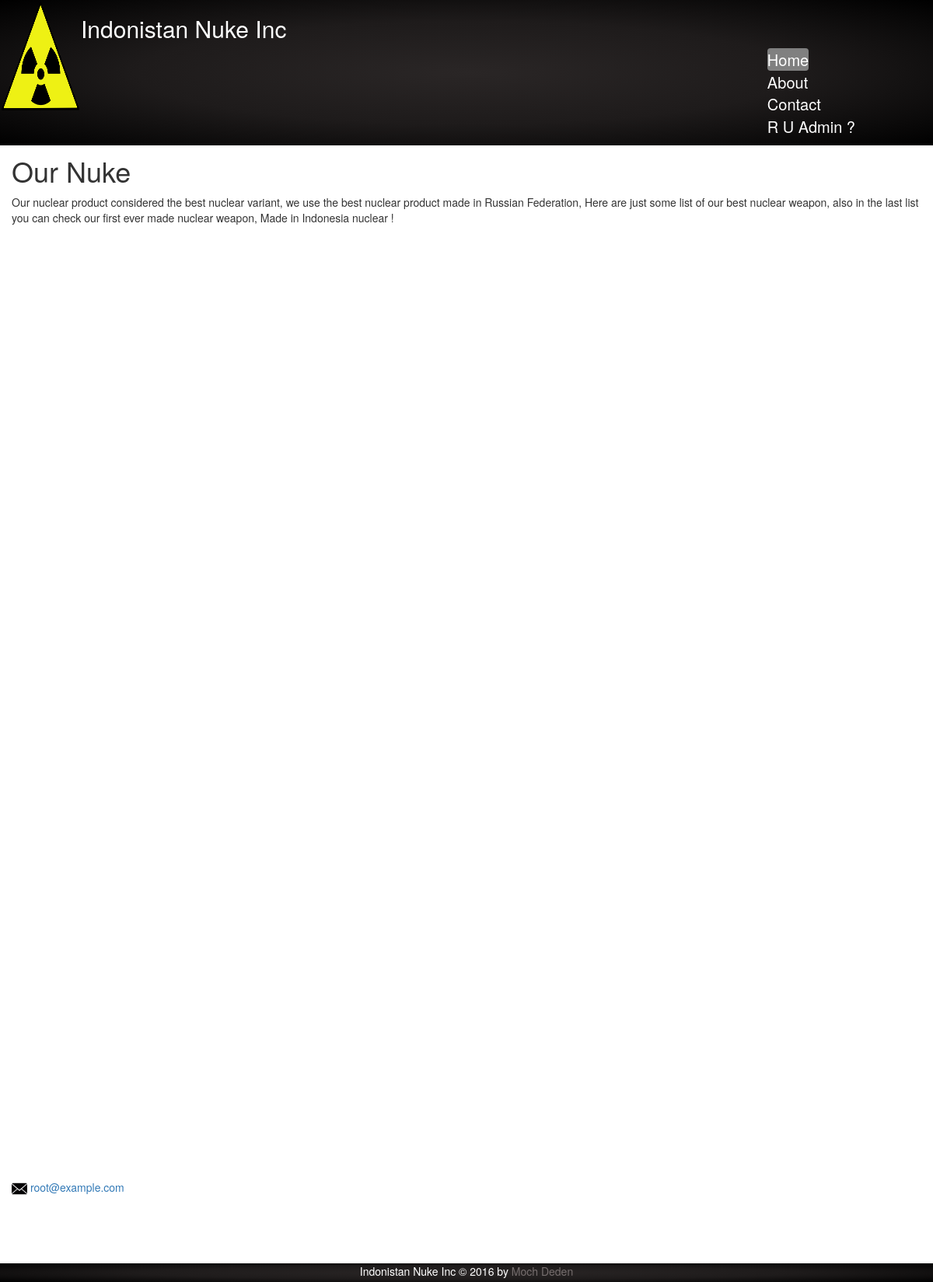
Before: / with the older database file.
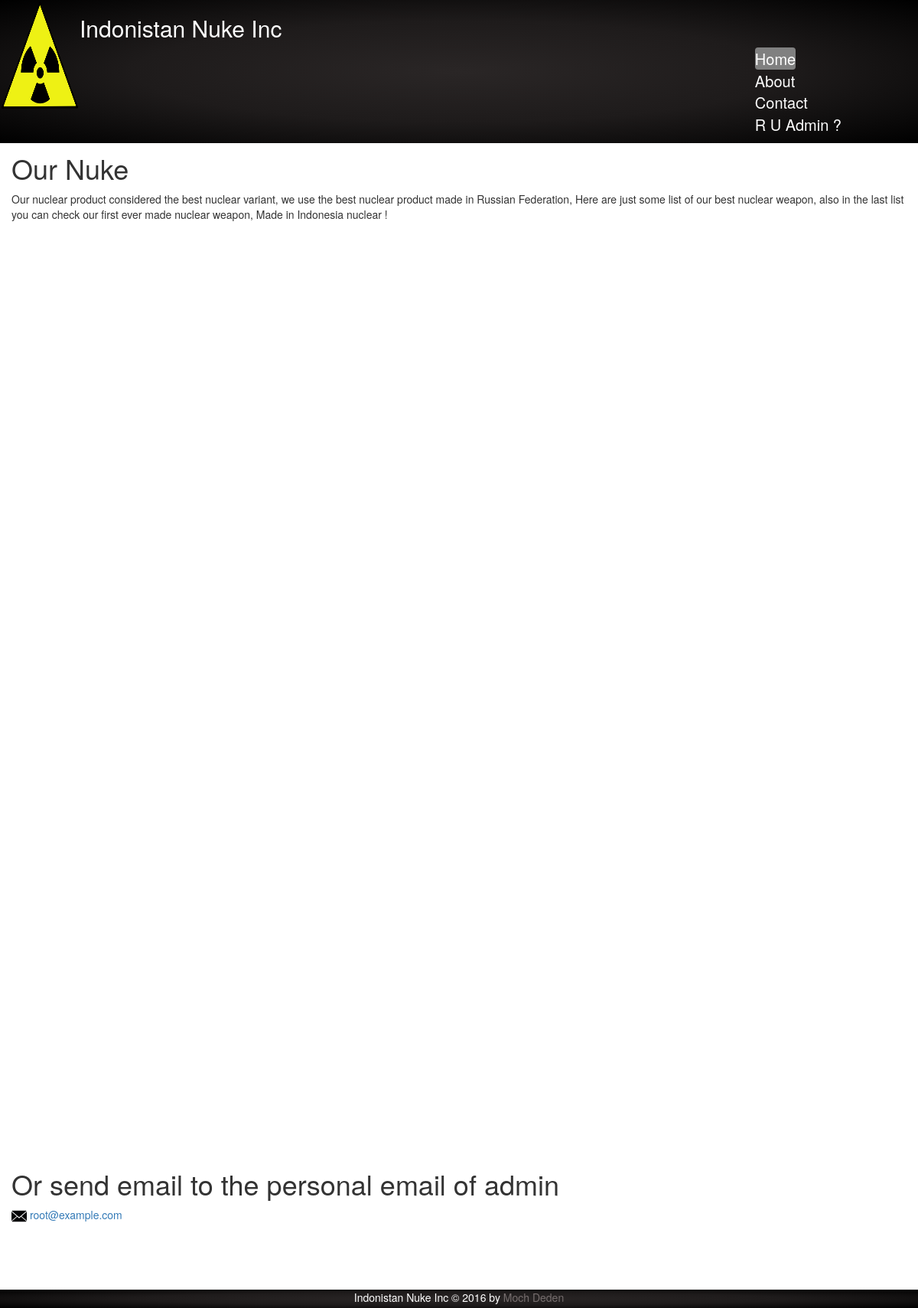
After: the same page with the newer database file.
### tables this page shows
CREATE TABLE Home (
	id TINYINT PRIMARY KEY,
	header TEXT,
	content TEXT
);

CREATE TABLE Contact (
	id TINYINT PRIMARY KEY,
	header TEXT,
	address_header TEXT,
	company_name TEXT,
	address_content TEXT,
	telp_number TEXT,
	form_header TEXT,
	admin_email_header TEXT
);

### config.php (called while the page is built)
<?php
$config['project_root'] = 'prochcore';
$config['base_url']='http://127.0.0.1:8080/prochcore/';
$config['DB']['hostname']='127.0.0.1';
$config['DB']['username']='root';
$config['DB']['password']='indonesiaraya';
$config['DB']['database']='uas';

### function.php (called while the page is built, shortened)
<?php
function process_db($mysql_action) {
    require_once 'config.php';
    global $config;
    $mysqli = mysqli_connect(
                $config['DB']['hostname'],
                $config['DB']['username'],
                $config['DB']['password'],
                $config['DB']['database']);
    $result = $mysql_action($mysqli);
    return $result;
}
function read_table_by_id($table, $id) {
    return process_db(function($connection) use($table, $id) {
        $q = mysqli_query($connection, "SELECT * FROM $table WHERE id = $id;");
        $result = mysqli_fetch_assoc($q);
        return $result;
    });
}

### index.php (the view, shortened to what this page needs)
<?php
	require_once 'header.php';
	require_once 'function.php';
	$admin = read_table_by_id('Admin', 1);
	$home = read_table_by_id('Home', 1);
	$contact = read_table_by_id('Contact', 1);
?>
	<div class="home row  upper-row" id="home" class="main">
			<h1><?php echo $home['header'] ?></h1>
			<p>
				<?php echo $home['content'] ?>
			</p>
	</div>
	<div  class="main row lower-container">
		<h1><?php echo $contact['admin_email_header'] ?></h1>
		<p>
			<img src="images/email-logo.png" width="20" height="20"/>
			<a href="mailto:<?php echo $admin['email'] ?>?Subject=indonistan" target="_top">
				<?php echo $admin['email'] ?>
			</a>
		</p>
	</div>
<?php require_once 'footer.php'; ?>

### header.php (shortened to what this page needs)
<?php require_once 'config.php'; ?>
<!DOCTYPE html>
<html lang="en">
<head>
	<link rel="stylesheet"
	href="<?php echo $config['base_url'].'index.css' ?>">
	<link rel="stylesheet"
	href="<?php echo $config['base_url'].'bootstrap.min.css' ?>">
</head>
<body>
<div class="header">
	<a href="<?php echo $config['base_url']?>">
		<img src="<?php echo $config['base_url'].'images/logo.png'?>"
			 id="indonistanLogo"/>
	</a>
	<h2 id="indonistanName">Indonistan Nuke Inc</h2>
	<ul>
		<li class="menu-list">
		<a
		href="<?php echo $config['base_url'].'#home'?>" id="homeMenu" class="menu">Home</a></li>
		<li class="menu-list">
		<a
		href="<?php echo $config['base_url'].'#about'?>"
		id="aboutMenu" class="menu">About</a></li>
		<li class="menu-list">
		<a
		href="<?php echo $config['base_url'].'#contact'?>"
		id="contactMenu" class="menu">Contact</a></li>
		<li class="menu-list">
		<a
		href="<?php echo $config['base_url'].'admin/homeadmin.php'?>"
		id="contactMenu" class="menu">R U Admin ? </a></li>
	</ul>
</div>
<div class="container">

### footer.php
</div>
<div class="footer">
	Indonistan Nuke Inc &copy 2016 by
	<a href="http://github.com/selesdepselesnul">Moch Deden</a>
</div>
</body>
</html>

### index.css (style rules this page uses)
* { margin: 0px; padding: 0px; }
.main { margin-top: 20px; }
.lower-container { margin-bottom: 100px; }
.footer > a { color: #766e6e; }
.header, .footer { background: #000000; background: -webkit-radial-gradient(#2a2626, #1e1b1b, #000000); background: -o-radial-gradient(#2a2626, #1e1b1b, #000000); background: -moz-radial-gradient(#2a2626, #1e1b1b, #000000); background: radial-gradient(#2a2626, #1e1b1b, #000000); position: fixed; width: 100%; z-index: 1; }
#indonistanLogo { float: left; margin: 2px; width: 100px; height: 140px; display: block; }
#indonistanName { color: white; display: block; }
.menu { color: white; font-size: 20px; }
ul { float: right; }
.menu-list { list-style: none; margin-right: 100px; font-size: 20px; }
.container { position: relative; top: 120px; }
.upper-row { margin-top: 60px; margin-bottom: 40px; }
.footer { color: white; text-align: center; bottom: 0px; height: 24px; }

Changed rows visible on the page:
now on this page (row edited): contact: admin_email_header "Or send email to the personal email of admin"
